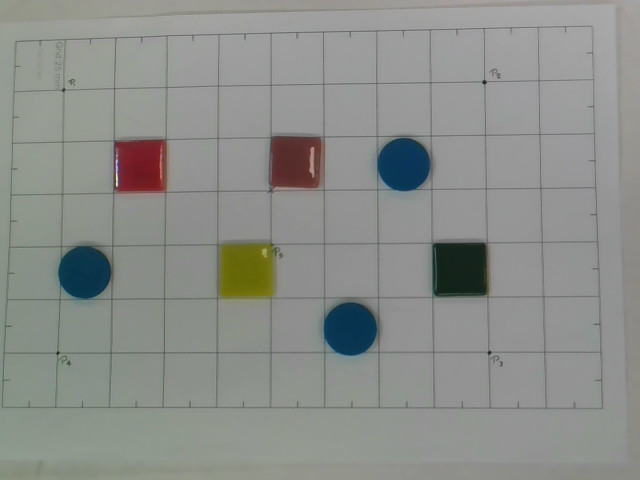
#> input picture output/captured_img.png, 640 x 480 px
$ python -i shape.py   (imports and definitions only)
#> lines starting #> are read from the running program, lines starting #| are printed output that depends on the picture; after the words box and inside, x2 and y2 are one past the last pixel; in counts of white or black regions, pixels touching at a corner belong together
import cv2
import numpy as np
import json
import os
import sys

# ===============================
# Global Variables
# ===============================

MIN_AREA = 1000
MAX_AREA = 100000

COLOR_RANGES = {
    'red': [(0, 120, 100), (10, 255, 255), (170, 120, 100), (180, 255, 255)],
    'blue': [(100, 120, 70), (130, 255, 255)],
    'green': [(35, 50, 50), (85, 255, 255)],
    'yellow': [(20, 100, 100), (35, 255, 255)],
    'orange': [(10, 120, 100), (20, 255, 255)],
    'purple': [(130, 80, 70), (160, 255, 255)],
    'cyan': [(80, 120, 100), (100, 255, 255)],
    'black': [(0, 0, 0), (180, 50, 80)],
}

# ===============================
# Load Homography Matrix
# ===============================

def load_H_Matrix(path="output/H_matrix.json"):
#> further down, picture is the input picture: shape (480, 640, 3); mean B, G, R 138.7, 142.5, 139.9
    if not os.path.exists(path):
        print("H_matrix.json not found!")
        sys.exit(1)

    with open(path, "r") as f:
        H = np.array(json.load(f), dtype=np.float64)

    return H

# [1 line that did not run here, left out]

# ===============================
# Pixel to World Conversion
# ===============================

# [12 lines left out: function Pixel_To_World, not called in this run]

# ===============================
# Create Color Mask
# ===============================

def Create_Color_Mask(hsv, color):

    ranges = COLOR_RANGES[color]

    if color == 'red':
        l1, u1, l2, u2 = ranges
        mask = cv2.inRange(hsv, np.array(l1), np.array(u1)) | \
               cv2.inRange(hsv, np.array(l2), np.array(u2))
    else:
        lower, upper = ranges
        mask = cv2.inRange(hsv, np.array(lower), np.array(upper))

    kernel = np.ones((5, 5), np.uint8)
    mask = cv2.morphologyEx(mask, cv2.MORPH_CLOSE, kernel)
    mask = cv2.morphologyEx(mask, cv2.MORPH_OPEN, kernel)
    mask = cv2.medianBlur(mask, 5)

    return mask

# ===============================
# Shape Classification
# ===============================

def Classify_Shape(contour):

    perimeter = cv2.arcLength(contour, True)
    approx = cv2.approxPolyDP(contour, 0.02 * perimeter, True)
    vertices = len(approx)

    area = cv2.contourArea(contour)
    circularity = 4 * np.pi * area / (perimeter ** 2) if perimeter > 0 else 0

    if 0.80 < circularity <= 1.2:
        return "circle"

    if vertices == 3:
        return "triangle"

    if vertices == 4:
        x, y, w, h = cv2.boundingRect(approx)
        aspect_ratio = w / float(h)
        return "square" if 0.9 <= aspect_ratio <= 1.1 else "rectangle"

    return "polygon"

# ===============================
# Detect Objects
# ===============================

def Detect_Objects(image):

    objects = []
    detected_centers = []

    blurred = cv2.GaussianBlur(image, (7, 7), 0)
    hsv = cv2.cvtColor(blurred, cv2.COLOR_BGR2HSV)
#> hsv: shape (480, 640, 3); mean H, S, V 42, 16.9, 144.2

    h, s, v = cv2.split(hsv)
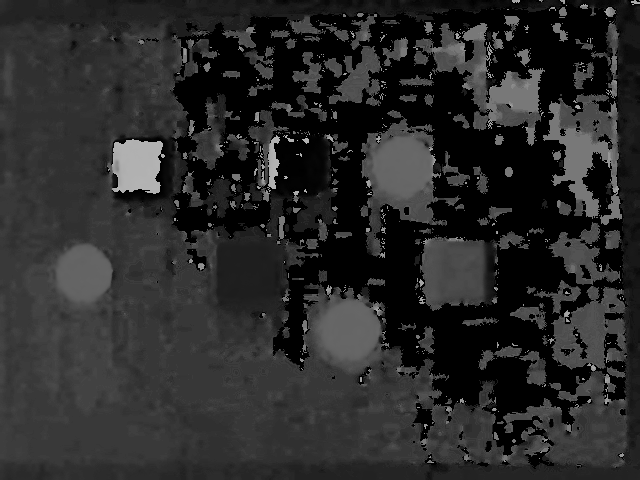
#> h: shape (480, 640); min 0, max 179, mean 42
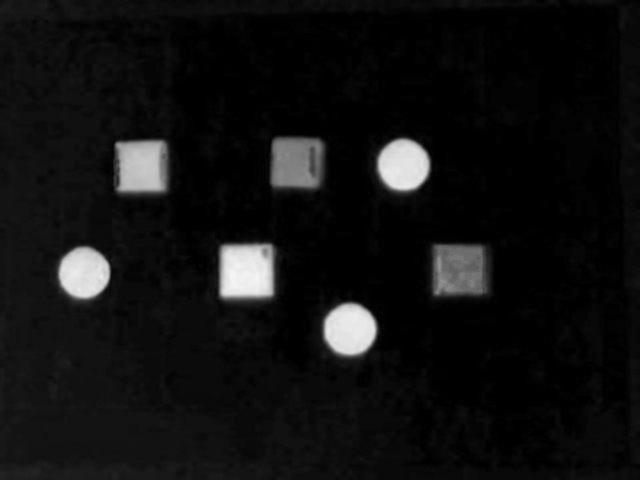
#> s: shape (480, 640); min 0, max 245, mean 16.9
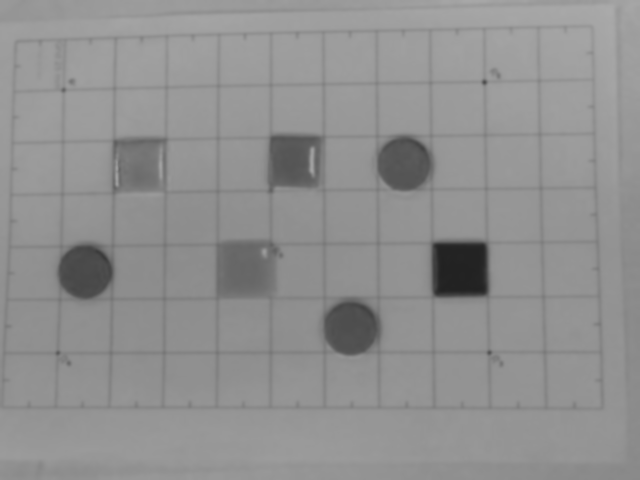
#> v: shape (480, 640); min 33, max 171, mean 144.2
    v = cv2.threshold(v, 240, 240, cv2.THRESH_TRUNC)[1]
    hsv = cv2.merge([h, s, v])

    for color_name in COLOR_RANGES.keys():

        mask = Create_Color_Mask(hsv, color_name)
        contours, _ = cv2.findContours(mask, cv2.RETR_EXTERNAL, cv2.CHAIN_APPROX_SIMPLE)

        for contour in contours:

            area = cv2.contourArea(contour)
            if not (MIN_AREA < area < MAX_AREA):
                continue

            M = cv2.moments(contour)
            if M["m00"] == 0:
                continue

            cx = int(M["m10"] / M["m00"])
            cy = int(M["m01"] / M["m00"])

            if any(np.hypot(cx - x, cy - y) < 30 for x, y in detected_centers):
                continue

            hull = cv2.convexHull(contour)
            hull_area = cv2.contourArea(hull)
            if hull_area == 0 or area / hull_area < 0.85:
                continue

            shape = Classify_Shape(contour)

            objects.append({
                "center": (cx, cy),
                "color": color_name,
                "shape": shape,
                "area": area,
                "contour": contour
            })

            detected_centers.append((cx, cy))
#> this loop made 8 passes
#> pass 1, in Create_Color_Mask, `mask = cv2.inRange(hsv, np.array(l1), np.array(u1)) | \ cv2.inRange(hs..`:
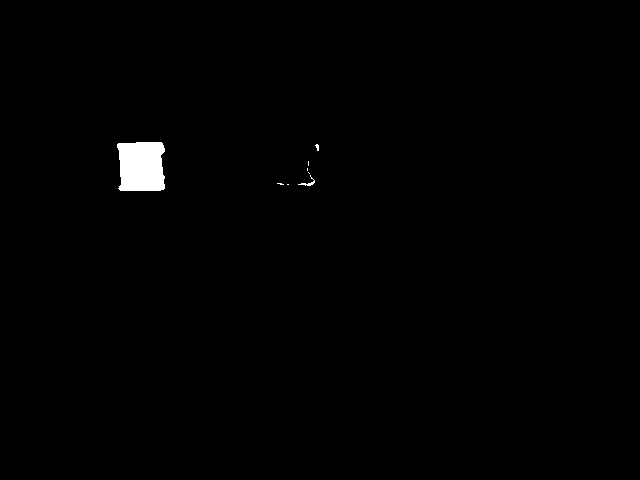
#> mask: shape (480, 640); 0.72% white; 8 white regions (6 under 20 px), largest, box (x1, y1, x2, y2) and area: (117, 142, 165, 191) 2132, (298, 175, 315, 186) 44
#> after the loop: mask: shape (480, 640); every value is 0
#> after the loop, detected_centers = [(141, 166), (349, 329), (86, 274), (402, 164), (246, 271)]; objects = 5 items

    return objects

# ===============================
# Save World Coordinates JSON
# ===============================

# [74 lines left out: functions Save_World_Coordinates, Annotate_Image, main, not called in this run]

# [2 lines not run here, left out]

>>> import cv2
>>> picture = cv2.imread('../output/captured_img.png')
>>> result = Detect_Objects(picture)
#> result = 5 items
